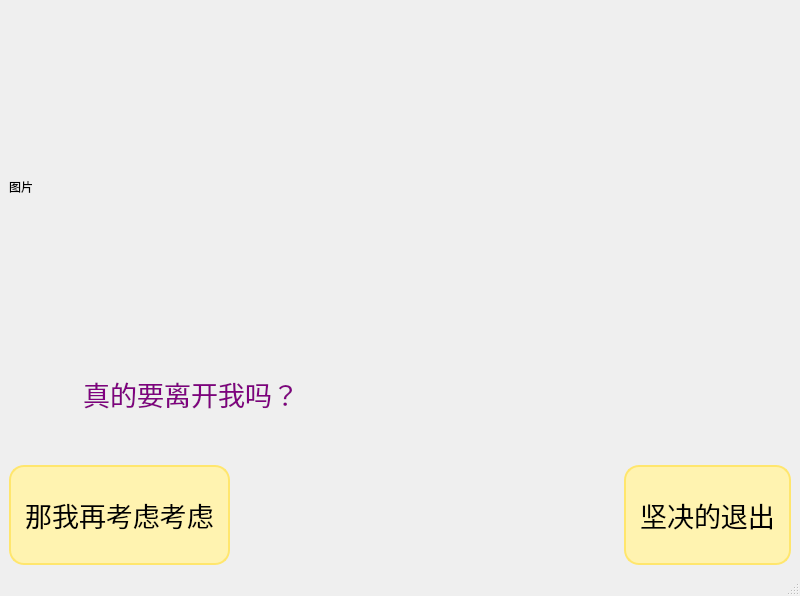
<?xml version="1.0" encoding="UTF-8"?>
<ui version="4.0">
 <class>MainWindow</class>
 <widget class="QMainWindow" name="MainWindow">
  <property name="geometry">
   <rect>
    <x>0</x>
    <y>0</y>
    <width>800</width>
    <height>596</height>
   </rect>
  </property>
  <property name="windowTitle">
   <string>MainWindow</string>
  </property>
  <widget class="QWidget" name="centralwidget">
   <layout class="QVBoxLayout" name="verticalLayout" stretch="4,1,1">
    <item>
     <widget class="QLabel" name="dafeizhu">
      <property name="minimumSize">
       <size>
        <width>1</width>
        <height>1</height>
       </size>
      </property>
      <property name="text">
       <string>图片</string>
      </property>
     </widget>
    </item>
    <item>
     <widget class="QPlainTextEdit" name="plainTextEdit">
      <property name="font">
       <font>
        <family>KaiTi</family>
        <pointsize>20</pointsize>
       </font>
      </property>
      <property name="styleSheet">
       <string notr="true">QPlainTextEdit{
 background-color: transparent;
color:purple;
border:none;}</string>
      </property>
      <property name="readOnly">
       <bool>true</bool>
      </property>
      <property name="plainText">
       <string>          真的要离开我吗？
</string>
      </property>
     </widget>
    </item>
    <item>
     <layout class="QHBoxLayout" name="horizontalLayout" stretch="1,4,1">
      <item>
       <widget class="QPushButton" name="Cancel">
        <property name="sizePolicy">
         <sizepolicy hsizetype="Expanding" vsizetype="Fixed">
          <horstretch>0</horstretch>
          <verstretch>0</verstretch>
         </sizepolicy>
        </property>
        <property name="minimumSize">
         <size>
          <width>0</width>
          <height>100</height>
         </size>
        </property>
        <property name="font">
         <font>
          <family>KaiTi</family>
          <pointsize>20</pointsize>
         </font>
        </property>
        <property name="styleSheet">
         <string notr="true">QPushButton {
    background-color: #fff3b0;  /* 淡黄色背景（填满） */
    border: 2px solid #ffe66d;  /* 深一点的淡黄色边框 */
    border-radius: 15px;        /* 胶囊圆角 */
    color:black;;             /* 文字深灰色，看得更清楚 */
    padding: 6px 14px;
    outline: none;
}

QPushButton:hover {
    background-color: #ffe66d;  /* 鼠标悬浮背景更亮 */
    border-color: #ffd500;      /* 边框更亮 */
    outline: 3px solid rgba(255, 230, 109, 180);
    outline-radius: 18px;
}

QPushButton:pressed {
    background-color: #ffd500;
    outline: 4px solid rgba(255, 213, 0, 220);
    outline-radius: 18px;
}</string>
        </property>
        <property name="text">
         <string>那我再考虑考虑</string>
        </property>
       </widget>
      </item>
      <item>
       <spacer name="horizontalSpacer">
        <property name="orientation">
         <enum>Qt::Orientation::Horizontal</enum>
        </property>
        <property name="sizeHint" stdset="0">
         <size>
          <width>40</width>
          <height>20</height>
         </size>
        </property>
       </spacer>
      </item>
      <item>
       <widget class="QPushButton" name="Delete">
        <property name="sizePolicy">
         <sizepolicy hsizetype="Expanding" vsizetype="Fixed">
          <horstretch>0</horstretch>
          <verstretch>0</verstretch>
         </sizepolicy>
        </property>
        <property name="minimumSize">
         <size>
          <width>0</width>
          <height>100</height>
         </size>
        </property>
        <property name="font">
         <font>
          <family>KaiTi</family>
          <pointsize>20</pointsize>
         </font>
        </property>
        <property name="styleSheet">
         <string notr="true">QPushButton {
    background-color: #fff3b0;  /* 淡黄色背景（填满） */
    border: 2px solid #ffe66d;  /* 深一点的淡黄色边框 */
    border-radius: 15px;        /* 胶囊圆角 */
    color:black;;             /* 文字深灰色，看得更清楚 */
    padding: 6px 14px;
    outline: none;
}

QPushButton:hover {
    background-color: #ffe66d;  /* 鼠标悬浮背景更亮 */
    border-color: #ffd500;      /* 边框更亮 */
    outline: 3px solid rgba(255, 230, 109, 180);
    outline-radius: 18px;
}

QPushButton:pressed {
    background-color: #ffd500;
    outline: 4px solid rgba(255, 213, 0, 220);
    outline-radius: 18px;
}</string>
        </property>
        <property name="text">
         <string>坚决的退出</string>
        </property>
       </widget>
      </item>
     </layout>
    </item>
   </layout>
  </widget>
  <widget class="QMenuBar" name="menubar">
   <property name="geometry">
    <rect>
     <x>0</x>
     <y>0</y>
     <width>800</width>
     <height>33</height>
    </rect>
   </property>
  </widget>
  <widget class="QStatusBar" name="statusbar"/>
 </widget>
 <resources/>
 <connections/>
</ui>
